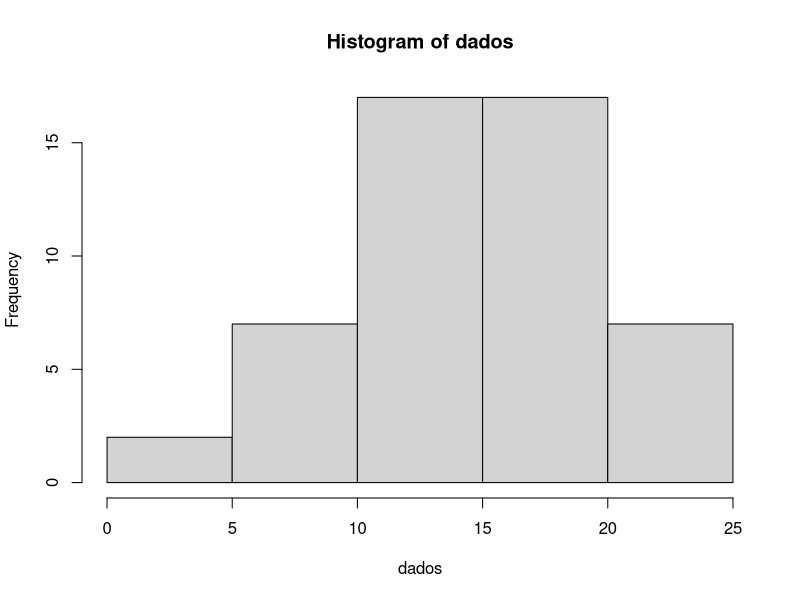
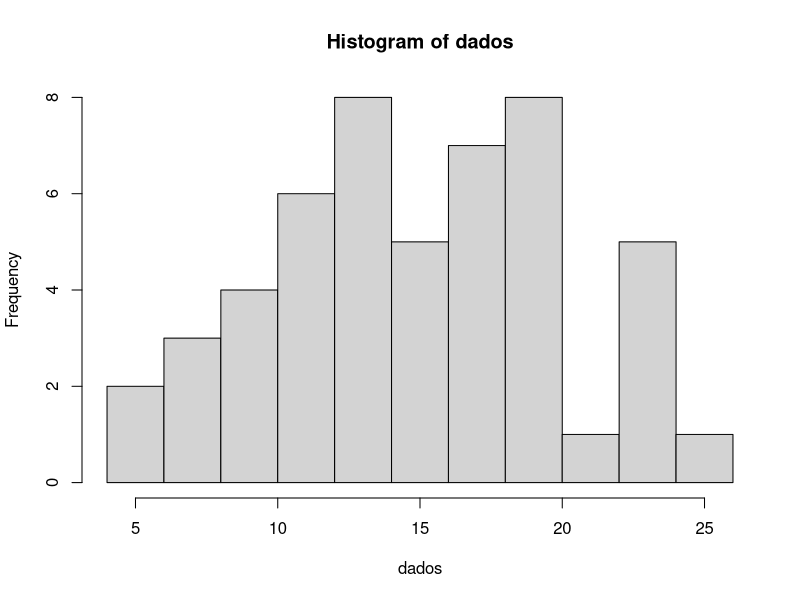
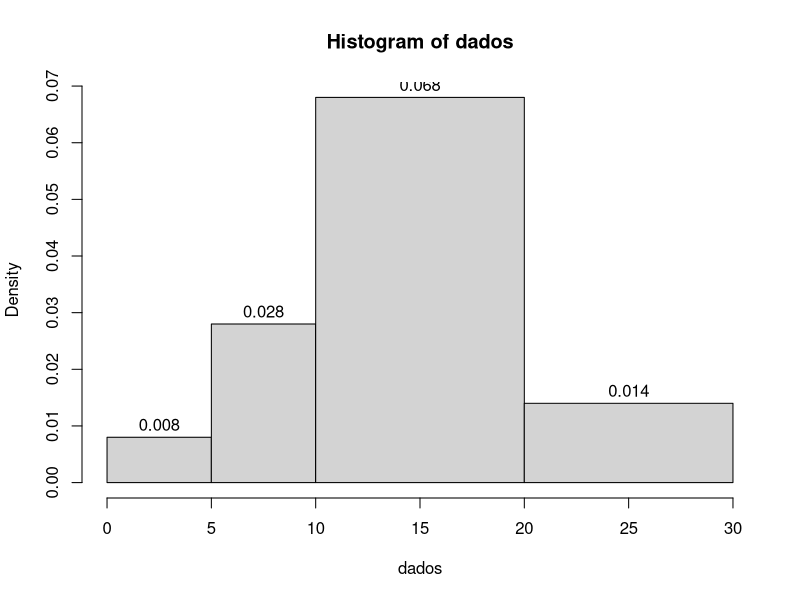
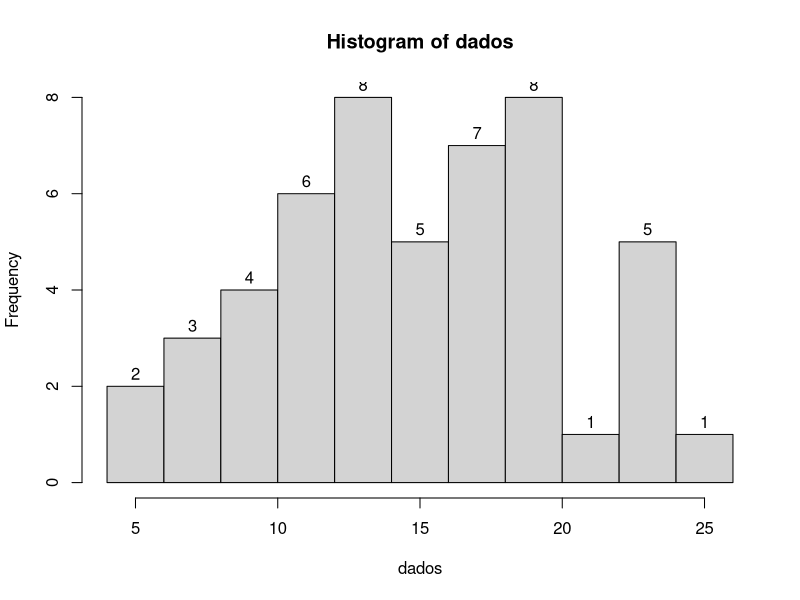
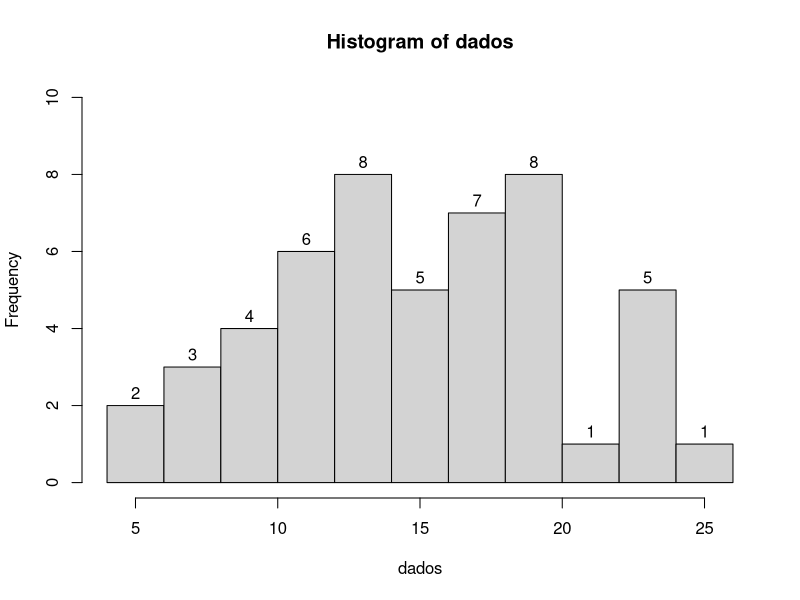
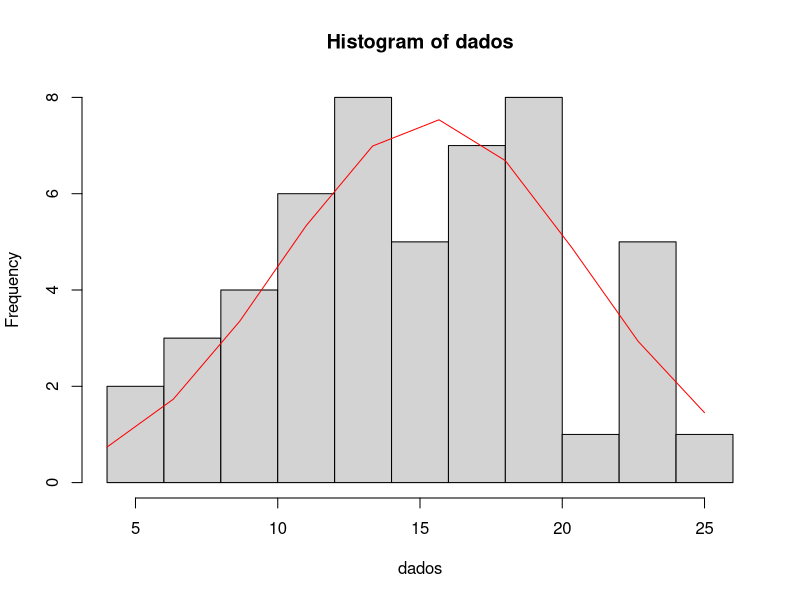

The R script that drew these images, in order:
# Histogramas

# Obs: Caso tenha problemas com a acentuação, consulte este link:
# https://support.rstudio.com/hc/en-us/articles/200532197-Character-Encoding

# Configurando o diretório de trabalho
# Coloque entre aspas o diretório de trabalho que você está usando no seu computador
# Não use diretórios com espaço no nome
setwd("/home/hebert/Documentos/DataScienceAcademy/ReMSAzureMachine/RFundamentos/Parte2")
getwd()

?hist
?cars

head(cars)
# Definindo os dados
dados = cars$speed
dados
# Construindo um histograma
hist(dados)
?hist

# Conforme consta no help, o parâmetro breaks pode ser um dos itens abaixo:
# Um vetor para os pontos de quebra entre as células do histograma
# Uma função para calcular o vetor de breakpoints
# Um único número que representa o número de células para o histograma
# Uma cadeia de caracteres que nomeia um algoritmo para calcular o número de células
# Uma função para calcular o número de células.
hist(dados, breaks = 10)
hist(dados, labels = T, breaks = c(0,5,10,20,30))
hist(dados, labels = T, breaks = 10)
hist(dados, labels = T, ylim = c(0,10), breaks = 10)


# Adicionando linhas ao histograma
hey = hist(dados, breaks = 10)
xaxis = seq(min(dados), max(dados), length = 10)
yaxis = dnorm(xaxis, mean = mean(dados), sd = sd(dados))
yaxis = yaxis*diff(hey$mids)*length(dados)

lines(xaxis, yaxis, col = "red")



